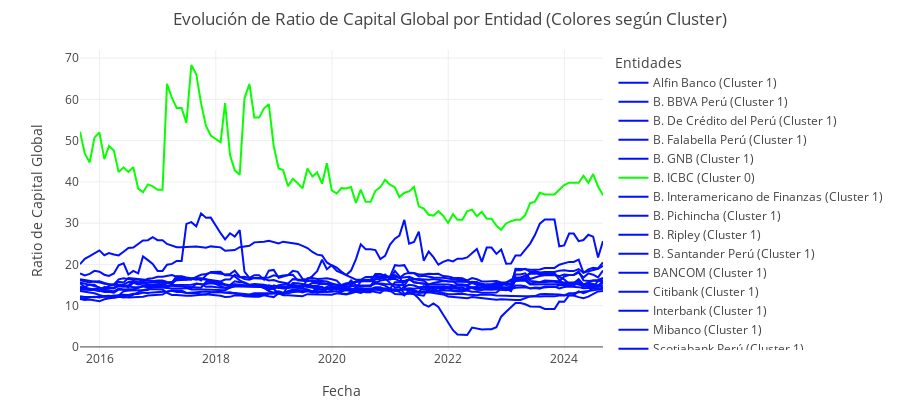
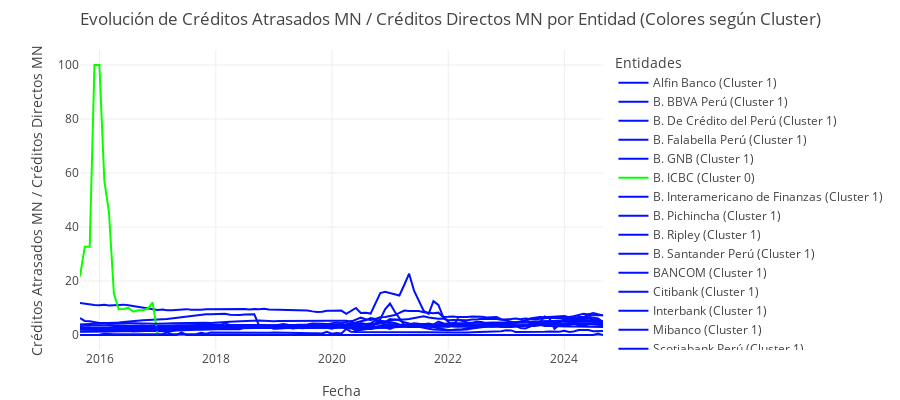
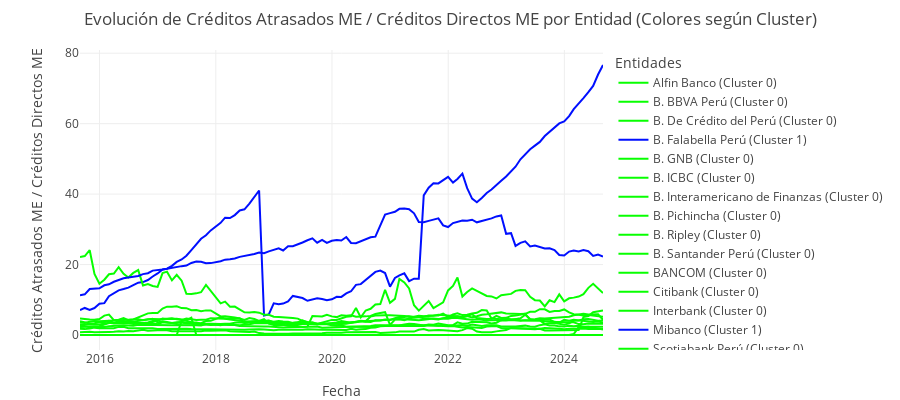
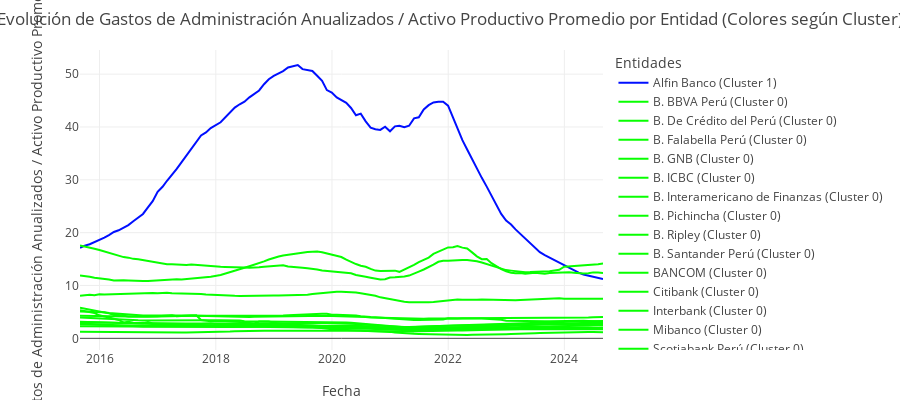

These figures' notebook cell, in order:
### Markdown cell above
Para un análisis más profundo de los clústeres, se observa la división en los gráficos evolutivos de sus indicadores. A continuación, se detallan los hallazgos más relevantes:

- **Diferencias en los Clústeres**: Los gráficos evidencian claramente los clústeres formados por los modelos, mostrando diferencias significativas entre las entidades que pertenecen a uno o más clústeres.
- **Variaciones en los Indicadores**: Las principales diferencias se manifiestan cuando los indicadores de una entidad presentan valores notablemente más altos o más bajos en comparación con el resto. También se destacan aquellas entidades que han experimentado variaciones marcadas en el pasado.
- **Caso de B. Alfin**: La entidad B. Alfin aparece en 6 indicadores relacionados con gestión, eficiencia y rentabilidad, y se encuentra en el clúster minoritario. Esta inclusión se debe a una marcada variación que experimentó en los años 2021 y 2022. Sin embargo, en los últimos meses, ha mostrado una tendencia de convergencia. Estas variaciones coinciden con cambios significativos en su accionariado principal durante ese período.
- **Caso de B. ICBC**: La entidad B. ICBC está presente en 3 indicadores en el clúster minoritario, que se relacionan con solvencia, calidad de activos y liquidez. En el caso de liquidez y solvencia, su pertenencia a este clúster se debe a que muestra niveles superiores a los de otros bancos. Por otro lado, en cuanto a la calidad de activos, la entidad experimentó una variación notable en el pasado, pero esta situación ya se ha regularizado y actualmente muestra igualdad en los indicadores.
- **Clúster Minoritario en Créditos**: También se evidencia un clúster minoritario en el indicador de créditos atrasados en ME / créditos directos en ME. En este clúster, se encuentran entidades como Mibanco y Falabella, las cuales han aumentado el valor del ratio. Esta situación es preocupante, ya que indica un deterioro en la calidad del activo.

### Code cell
for i in df_mejores_resultados["Indicador"][df_mejores_resultados["Silhouette Score"] > 0.7].unique():
    graficar_resultados(df_kpi_bank, resultado_combinado, nuevos_bancos, [i])
